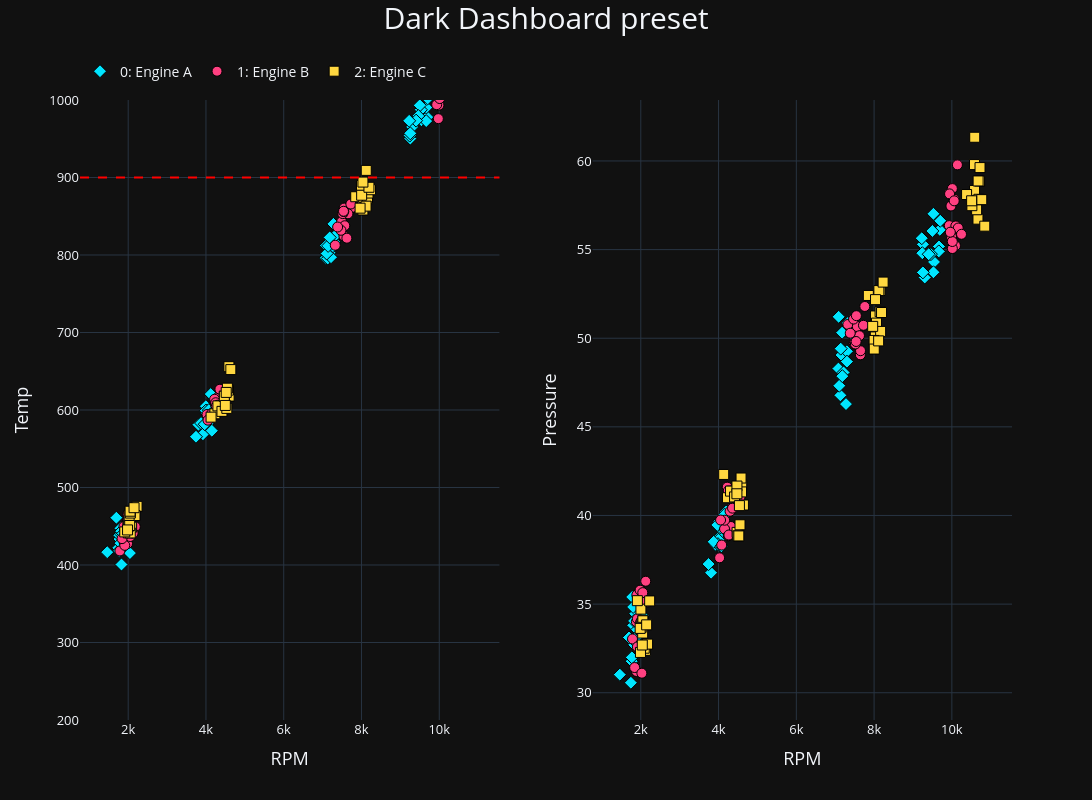

This figure's notebook cell:
### Markdown cell above
## 2. Dark dashboard preset — same data, different environment

Swapping the theme name is the only change. Dark template, vivid palette, larger fonts.

### Code cell
nb_dark = styled_notebook("dark_dashboard", data=df,
                          set_name_column="ENGINE", set_idx_column="ENGINE")
nb_dark.plot(x="RPM", y=["Temp", "Pressure"], by="vars")
